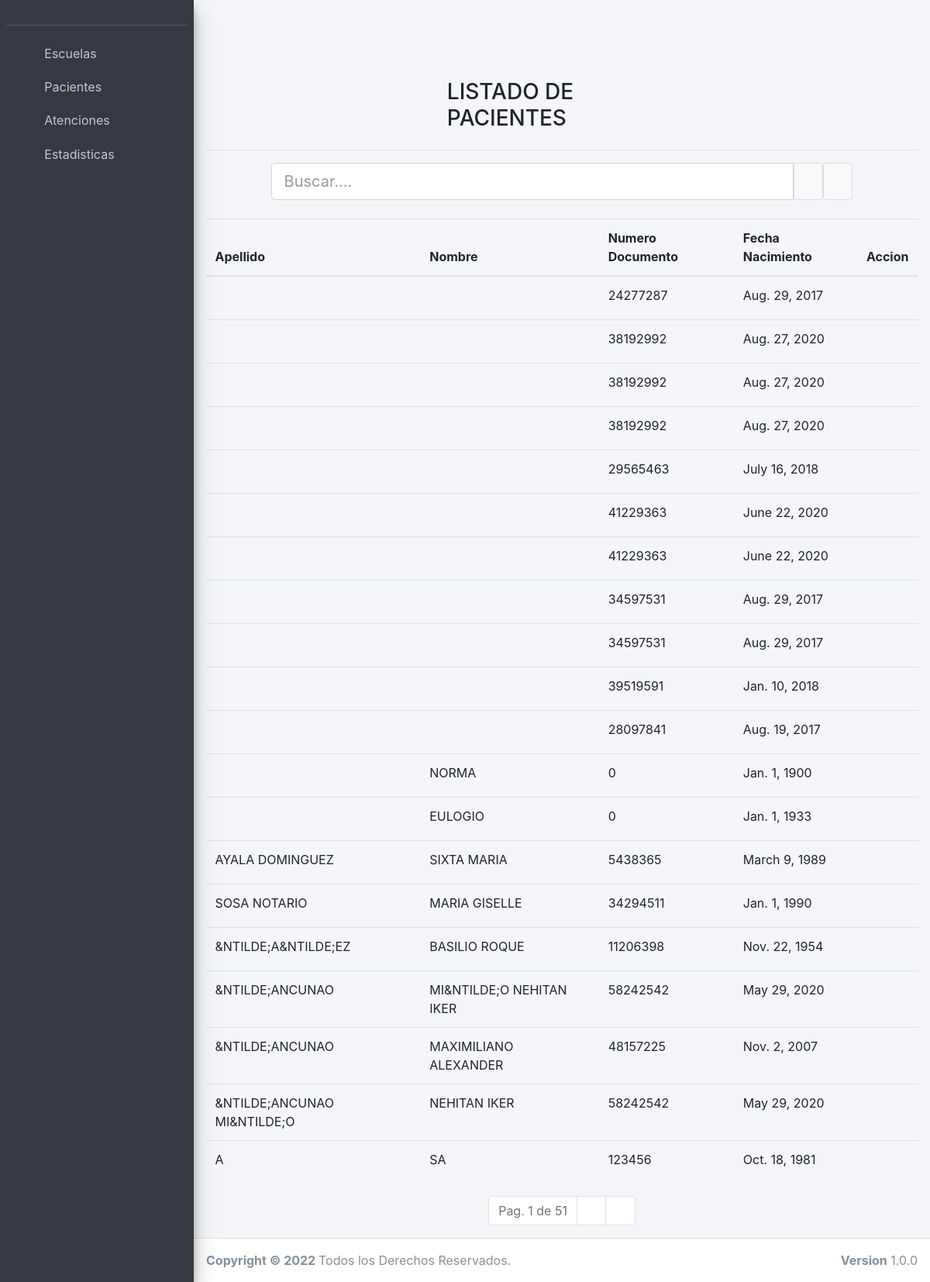
Page /pacientelistado/ on the committed database.
### pacientes/models.py (models this page shows, shortened)
class Paciente(models.Model):
    SEX_CHOICES = [
        ("Masculino", "Masculino"),
        ("Femenino", "Femenino")
    ]
    idsigho = models.CharField(max_length=100, null=True, blank=True)
    apellido = models.CharField(max_length=100, null=True, blank=True)
    nombre = models.CharField(max_length=100, null=True, blank=True)
    numerodocumento = models.CharField(max_length=100)
    fechanacimiento = models.DateField(null=True, blank=True)
    sexo = models.CharField(
        max_length=9,
        choices=SEX_CHOICES,
        default="masculino",
    )
    pais = models.CharField(max_length=100)
    provincia = models.CharField(max_length=100)
    partido = models.CharField(max_length=100)
    localidad = models.CharField(max_length=100)
    barrio = models.CharField(max_length=100)
    domicilio = models.CharField(max_length=100)
    class Meta:
        verbose_name_plural = "Pacientes"

### pacientes/views.py (the view)
# urls.py: path('pacientelistado/', listadopaciente),
def listadopaciente(request):
    if "txtBuscar" in request.GET:
        parametro = request.GET.get("txtBuscar")
        if parametro == "":
            consulta = Paciente.objects.all().order_by('apellido')
        else:
            consulta = Paciente.objects.filter(
                Q(apellido__icontains=parametro) |
                Q(nombre__contains=parametro) |
                Q(numerodocumento__contains=parametro)
            ).order_by('apellido')
    else:
        consulta = Paciente.objects.all().order_by('apellido')
    paginador = Paginator(consulta, 20)
    if "page" in request.GET:
        page = request.GET.get('page')
    else:
        page = 1
    resultados = paginador.get_page(page)
    return render(request, 'pacientes/paciente_list.html', {'resultados': resultados})

### templates/pacientes/paciente_list.html (shortened to what this page needs)
{% extends 'base.html' %}
{% block content %}
    <div class="container">
        <br>
        <div class="row">
            <div class="col-sm-4"></div>
            <div class="col-sm-4">
                <h3> LISTADO DE PACIENTES</h3>
            </div>
            <div class="col-sm-4"></div>
        </div>
        <hr>
        <form action="/pacientelistado" method="GET">
            <div class="form-inline">
                <div class="col-10">
                    <div class="input-group input-group-lg">
                        <input class="form-control input-lg" id="txtBuscar" name="txtBuscar" placeholder="Buscar....">
                        <button type="submit" class="btn btn-default" title="Buscar!">
                            <i class="fas fa-search"></i>
                        </button>
                        <button type="button" class="btn btn-default" title="Nuevo Paciente!" onclick="location.href='/pacientenuevo'">
                            <i class="fas fa-plus"></i>
                        </button>
                    </div>
                </div>
            </div>
            <br>
            <table class="table table-hover" id="tablaDatos">
                <thead>
                    <tr>
                        <th>Apellido</th>
                        <th>Nombre</th>
                        <th>Numero Documento</th>
                        <th>Fecha Nacimiento</th>
                        <th>Accion</th>
                    </tr>
                </thead>
                <tbody>
                    {% for resultado in resultados %}
                    <tr>
                        <td>{{resultado.apellido.upper }}</td>
                        <td>{{resultado.nombre.upper }}</td>
                        <td>{{resultado.numerodocumento}}</td>
                        <td>{{resultado.fechanacimiento}}</td>
                        <td>
                            <button type="button" class="btn btn-link btn-sm" onclick="location.href='/pacienteeditar/' + {{ resultado.pk }}">
                                <i class="fas fa-pencil-alt"></i>
                            </button>
                        </td>
                    </tr>
                    {% endfor %}
                </tbody>
            </table>
            <nav aria-label="Page navigation">
                <ul class="pagination justify-content-center">
                    <li class="page-item disabled">
                        <a class="page-link">
                            Pag. {{ resultados.number }} de {{ resultados.paginator.num_pages }}
                        </a>
                    </li>
                    {% if resultados.has_next %}
                        <li class="page-item">
                            {% if parametro %}
                            <a class="page-link" href="?page={{ resultados.next_page_number }}&txtBuscar={{parametro}}">
                                <i class="fas fa-chevron-right"></i>
                            </a>
                            {%else%}
                            <a class="page-link" href="?page={{ resultados.next_page_number }}">
                                <i class="fas fa-chevron-right"></i>
                            </a>
                            {%endif%}
                        </li>
                        <li class="page-item">
                            {%if parametro%}
                            <a class="page-link" href="?page={{ resultados.paginator.num_pages }}&txtBuscar={{parametro}}">
                                <i class="fas fa-chevron-circle-right"></i>
                            </a>
                            {%else%}
                            <a class="page-link" href="?page={{ resultados.paginator.num_pages }}">
                                <i class="fas fa-chevron-circle-right"></i>
                            </a>
                            {%endif%}
                        </li>
                    {% endif %}
                </ul>
            </nav>
        </form>
    </div>
{% endblock %}

### rows in the picture
Paciente: numerodocumento "24277287", fechanacimiento "Aug. 29, 2017"
Paciente: numerodocumento "38192992", fechanacimiento "Aug. 27, 2020"
Paciente: numerodocumento "38192992", fechanacimiento "Aug. 27, 2020"
Paciente: numerodocumento "38192992", fechanacimiento "Aug. 27, 2020"
Paciente: numerodocumento "29565463", fechanacimiento "July 16, 2018"
Paciente: numerodocumento "41229363", fechanacimiento "June 22, 2020"
Paciente: numerodocumento "41229363", fechanacimiento "June 22, 2020"
Paciente: numerodocumento "34597531", fechanacimiento "Aug. 29, 2017"
Paciente: numerodocumento "34597531", fechanacimiento "Aug. 29, 2017"
Paciente: numerodocumento "39519591", fechanacimiento "Jan. 10, 2018"
Paciente: numerodocumento "28097841", fechanacimiento "Aug. 19, 2017"
Paciente: nombre "NORMA", numerodocumento "0", fechanacimiento "Jan. 1, 1900"
Paciente: nombre "EULOGIO", numerodocumento "0", fechanacimiento "Jan. 1, 1933"
Paciente: apellido "AYALA DOMINGUEZ", nombre "SIXTA MARIA", numerodocumento "5438365", fechanacimiento "March 9, 1989"
Paciente: apellido "SOSA NOTARIO", nombre "MARIA GISELLE", numerodocumento "34294511", fechanacimiento "Jan. 1, 1990"
Paciente: apellido "&NTILDE;A&NTILDE;EZ", nombre "BASILIO ROQUE", numerodocumento "11206398", fechanacimiento "Nov. 22, 1954"
Paciente: apellido "&NTILDE;ANCUNAO", nombre "MI&NTILDE;O NEHITAN IKER", numerodocumento "58242542", fechanacimiento "May 29, 2020"
Paciente: apellido "&NTILDE;ANCUNAO", nombre "MAXIMILIANO ALEXANDER", numerodocumento "48157225", fechanacimiento "Nov. 2, 2007"
Paciente: apellido "&NTILDE;ANCUNAO MI&NTILDE;O", nombre "NEHITAN IKER", numerodocumento "58242542", fechanacimiento "May 29, 2020"
Paciente: apellido "A", nombre "SA", numerodocumento "123456", fechanacimiento "Oct. 18, 1981"

### other values in the picture
{{ resultados.number }} "1"
{{ resultados.paginator.num_pages }} "51"
